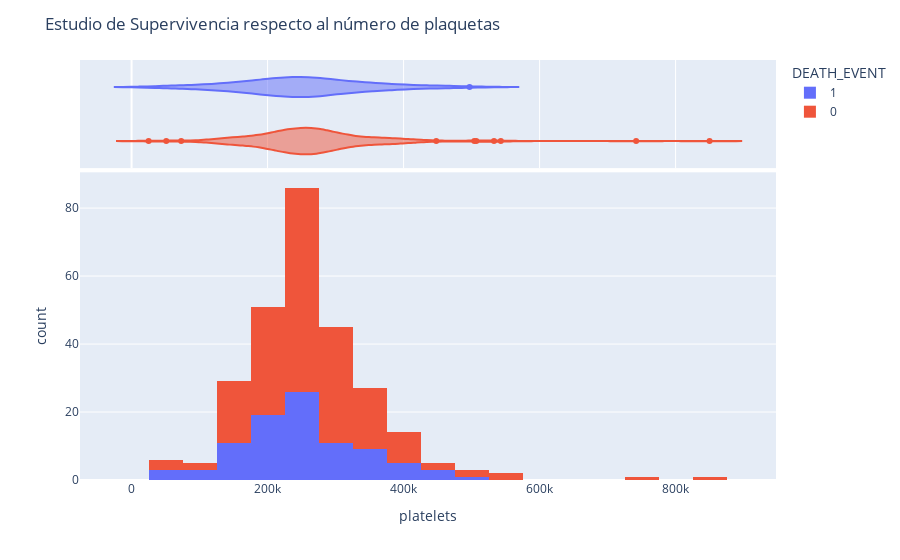

Notebook code for this chart:
### Markdown cell above
En el siguiente gráfico podemos observar el promedio en el que se encuentran el número de plaquetas y los puntos marcados representan los valores atípicos.

### Code cell
porcentajeP = px.histogram(train, x="platelets", color="DEATH_EVENT", marginal="violin", hover_data=train.columns)
porcentajeP.update_layout(title_text="Estudio de Supervivencia respecto al número de plaquetas")
porcentajeP.show()

### Figure 1 — Plotly figure (JSON) as saved in the notebook; plotly's stock layout.template omitted (floating-point values rounded to 4 significant figures; data arrays with more than 128 entries replaced by an {"elided": "..."} marker saying what was removed)
{"data": [{"alignmentgroup": "True", "bingroup": "x", "hovertemplate": "DEATH_EVENT=1<br>platelets=%{x}<br>count=%{y}<extra></extra>", "legendgroup": "1", "marker": {"color": "#636efa"}, "name": "1", "offsetgroup": "1", "orientation": "v", "showlegend": true, "type": "histogram", "x": [265000, 263400.0, 162000, 210000, 327000, 204000, 127000, 454000, 263400.0, 368000, 253000, 136000, 276000, 47000, 262000, 166000, 237000, 87000, 297000, 289000, 263400.0, 149000, 196000, 284000, 153000, 200000, 263400.0, 360000, 319000, 188000, 228000, 226000, 321000, 329000, 263400.0, 153000, 185000, 194000, 310000, 271000, 451000, 140000, 395000, 166000, 418000, 263400.0, 351000, 255000, 461000, 319000, 254000, 390000, 216000, 385000, 119000, 213000, 274000, 244000, 497000, 243000, 266000, 204000, 196000, 302000, 210000, 306000, 351000, 263400.0, 217000, 271000, 338000, 235000, 75000, 334000, 192000, 70000, 221000, 265000, 224000, 219000, 389000, 153000, 365000, 126000, 223000, 244000, 263400.0, 62000, 314000, 198000, 263400.0], "xaxis": "x", "yaxis": "y"}, {"alignmentgroup": "True", "customdata": {"elided": "91x14 mixed values"}, "hovertemplate": "DEATH_EVENT=%{customdata[12]}<br>platelets=%{customdata[6]}<br>age=%{customdata[0]}<br>anaemia=%{customdata[1]}<br>creatinine_phosphokinase=%{customdata[2]}<br>diabetes=%{customdata[3]}<br>ejection_fraction=%{customdata[4]}<br>high_blood_pressure=%{customdata[5]}<br>serum_creatinine=%{customdata[7]}<br>serum_sodium=%{customdata[8]}<br>sex=%{customdata[9]}<br>smoking=%{customdata[10]}<br>time=%{customdata[11]}<br>is_train=%{customdata[13]}<extra></extra>", "legendgroup": "1", "marker": {"color": "#636efa"}, "name": "1", "offsetgroup": "1", "scalegroup": "x", "showlegend": false, "type": "violin", "x": [265000, 263400.0, 162000, 210000, 327000, 204000, 127000, 454000, 263400.0, 368000, 253000, 136000, 276000, 47000, 262000, 166000, 237000, 87000, 297000, 289000, 263400.0, 149000, 196000, 284000, 153000, 200000, 263400.0, 360000, 319000, 188000, 228000, 226000, 321000, 329000, 263400.0, 153000, 185000, 194000, 310000, 271000, 451000, 140000, 395000, 166000, 418000, 263400.0, 351000, 255000, 461000, 319000, 254000, 390000, 216000, 385000, 119000, 213000, 274000, 244000, 497000, 243000, 266000, 204000, 196000, 302000, 210000, 306000, 351000, 263400.0, 217000, 271000, 338000, 235000, 75000, 334000, 192000, 70000, 221000, 265000, 224000, 219000, 389000, 153000, 365000, 126000, 223000, 244000, 263400.0, 62000, 314000, 198000, 263400.0], "xaxis": "x2", "yaxis": "y2"}, {"alignmentgroup": "True", "bingroup": "x", "hovertemplate": "DEATH_EVENT=0<br>platelets=%{x}<br>count=%{y}<extra></extra>", "legendgroup": "0", "marker": {"color": "#EF553B"}, "name": "0", "offsetgroup": "0", "orientation": "v", "showlegend": true, "type": "histogram", "x": {"elided": "184 float values"}, "xaxis": "x", "yaxis": "y"}, {"alignmentgroup": "True", "customdata": {"elided": "184x14 mixed values"}, "hovertemplate": "DEATH_EVENT=%{customdata[12]}<br>platelets=%{customdata[6]}<br>age=%{customdata[0]}<br>anaemia=%{customdata[1]}<br>creatinine_phosphokinase=%{customdata[2]}<br>diabetes=%{customdata[3]}<br>ejection_fraction=%{customdata[4]}<br>high_blood_pressure=%{customdata[5]}<br>serum_creatinine=%{customdata[7]}<br>serum_sodium=%{customdata[8]}<br>sex=%{customdata[9]}<br>smoking=%{customdata[10]}<br>time=%{customdata[11]}<br>is_train=%{customdata[13]}<extra></extra>", "legendgroup": "0", "marker": {"color": "#EF553B"}, "name": "0", "offsetgroup": "0", "scalegroup": "x", "showlegend": false, "type": "violin", "x": {"elided": "184 float values"}, "xaxis": "x2", "yaxis": "y2"}], "layout": {"barmode": "relative", "legend": {"title": {"text": "DEATH_EVENT"}, "tracegroupgap": 0}, "margin": {"t": 60}, "title": {"text": "Estudio de Supervivencia respecto al número de plaquetas"}, "xaxis": {"anchor": "y", "domain": [0, 1], "title": {"text": "platelets"}}, "xaxis2": {"anchor": "y2", "domain": [0, 1], "matches": "x", "showgrid": true, "showticklabels": false}, "yaxis": {"anchor": "x", "domain": [0, 0.7326], "title": {"text": "count"}}, "yaxis2": {"anchor": "x2", "domain": [0.7426, 1], "matches": "y2", "showgrid": false, "showline": false, "showticklabels": false, "ticks": ""}}}
